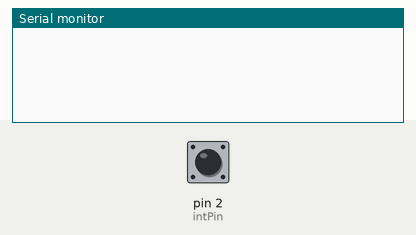
This sketch was run on a simulated Arduino Uno, built with avr-gcc and run on an emulated ATmega328P. On the bench: the last lines printed to the serial monitor. Inputs (shaded band) come from the test bench; at power-on: pin 2 (intPin) HIGH.

Above: at 1.2 s.
1.3 s: pin 2 (intPin) pulled LOW for 0.15 s
At 2.2 s:
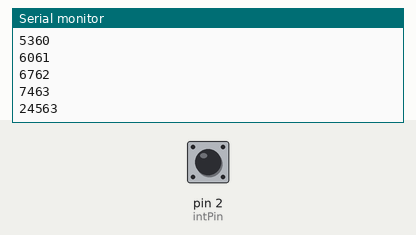
2.9 s: pin 2 (intPin) pulled LOW for 1 s
At 4.7 s:
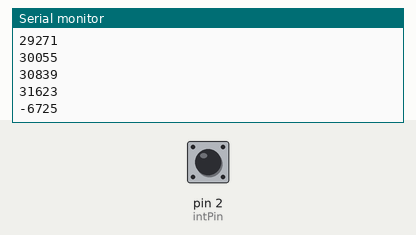
5.4 s: pin 2 (intPin) pulled LOW for 0.15 s
At 6.4 s:
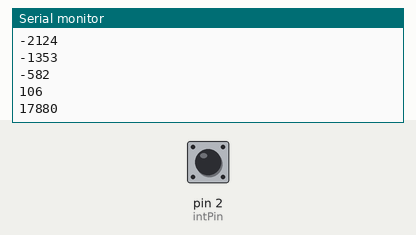
Timing chart, 0 to 8.4 s (numbered marks = the images above; inputs shaded):
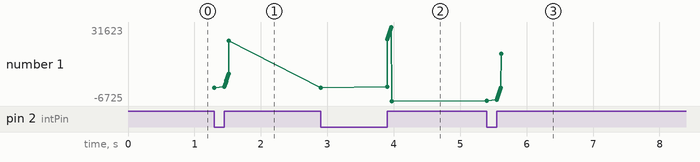

Measured:
- after the input at 1.3 s, the serial monitor: prints a new line at once (image 1)
- after the input at 2.9 s, the serial monitor: prints a new line at once (image 2)
- after the input at 5.4 s, the serial monitor: prints a new line at once (image 3)
- plotted number 1: 24563 → -6725 after the input at 2.9 s, -6725 → 17880 after the input at 5.4 s

The sketch:

Interrupciones02_230818.ino
```cpp
const int intPin = 2;
volatile int ISRCounter = 0;
int counter = 0;


void setup()
{
   pinMode(intPin, INPUT_PULLUP);
   Serial.begin(9600);
   attachInterrupt(digitalPinToInterrupt(intPin), debounceCount, LOW);
}

void loop()
{
   if (counter != ISRCounter)
   {
      counter = ISRCounter;
      Serial.println(counter);
   }
}

void debounceCount()
{
   ISRCounter++;
}
```
